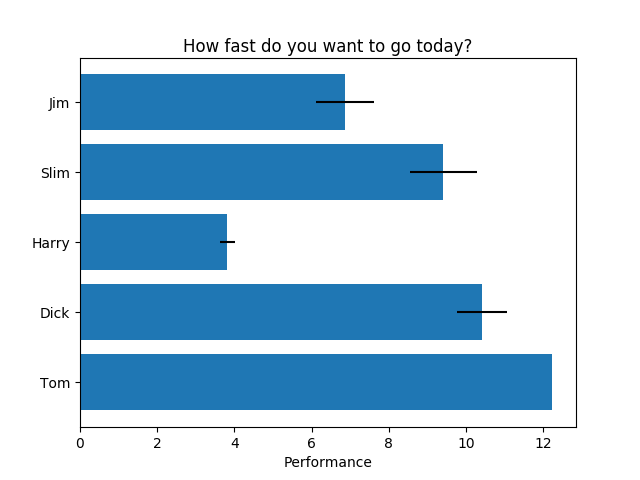

Write Python code to recreate this figure.
"""
Simple demo of a horizontal bar chart.
"""
import matplotlib.pyplot as plt
import numpy as np


plt.rcdefaults()

# Example data
people = ('Tom', 'Dick', 'Harry', 'Slim', 'Jim')
y_pos = np.arange(len(people))
performance = 3 + 10 * np.random.rand(len(people))
error = np.random.rand(len(people))

plt.barh(y_pos, performance, xerr=error, align='center')
plt.yticks(y_pos, people)
plt.xlabel('Performance')
plt.title('How fast do you want to go today?')

plt.show()
